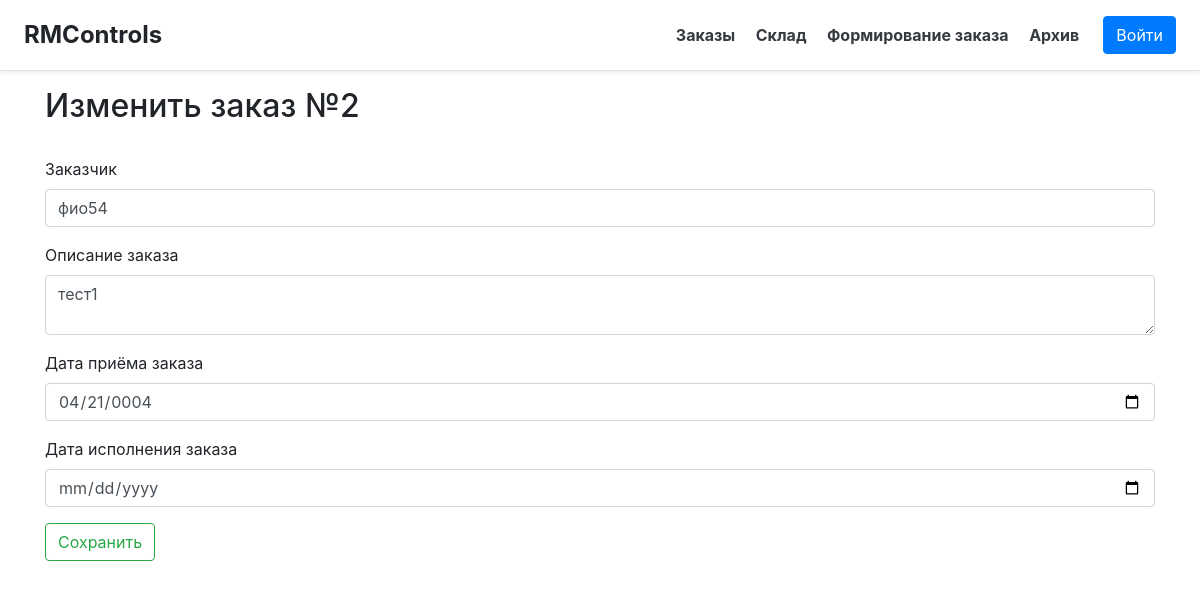
Before: /edit-order/2 with the older database file.
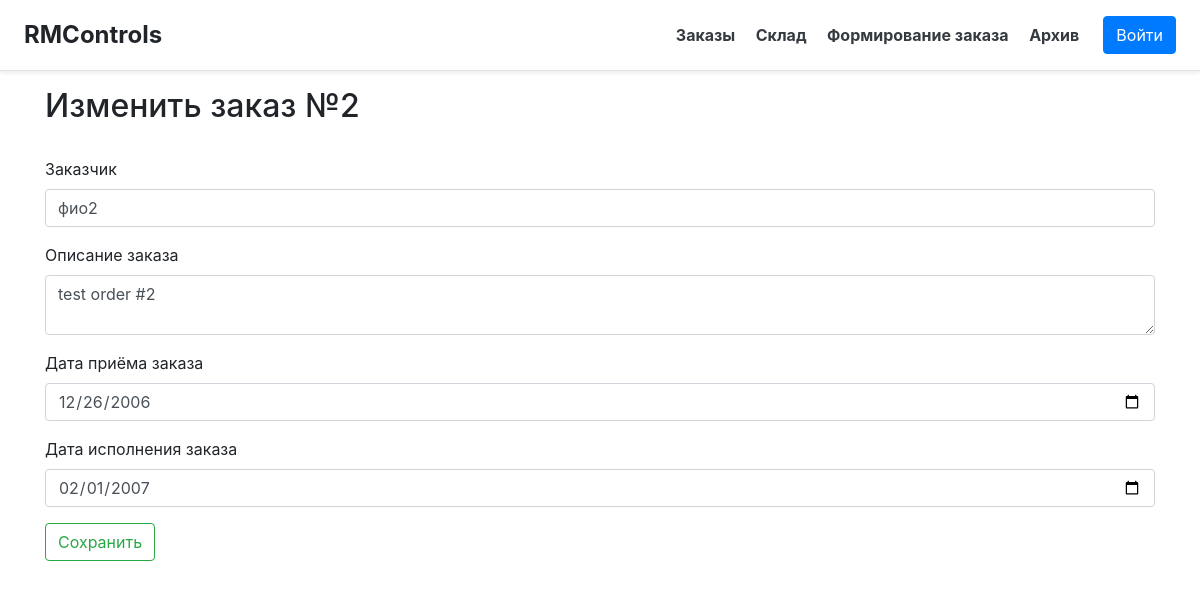
After: the same page with the newer database file.
### main/models.py (models this page shows, shortened)
class Order(models.Model):
    description = models.CharField("Описание", max_length=50)
    client = models.CharField("Заказчик", max_length=50)
    order_date = models.DateField("Дата приёма", default=timezone.now().date())
    status = models.IntegerField("Статус", default=0, choices=[
        (0, "Ожидаются материалы"),
        (1, "В производстве"),
        (2, "Заказ выполнен")
    ])
    prod_date = models.DateField("Дата исполнения", blank=True, null=True)
    class Meta:
        verbose_name = "Заказ"
        verbose_name_plural = "Заказы"
        db_table = "orders"

### main/views.py (the view)
# urls.py: path('edit-order/<int:oid>', views.edit_order),
@xframe_options_exempt
def edit_order(request, oid, additional=0):
    res = None
    ad = ''
    o = Order.objects.get(id=oid)
    if request.method == 'POST':
        form = CreateOrder(request.POST)
        print(form.errors)
        if form.is_valid():
            o.client = form.data['client']
            o.description = form.data['description']
            o.order_date = form.data.get('date', None)
            o.prod_date = form.data['prod_date'] if form.data['prod_date'] else None
            o.save()
            res = 'success'
            ad = str(oid)
        else:
            res = 'error'
    else:
        form = CreateOrder(dict(number=oid, client=o.client, description=o.description,
                                date=o.order_date.__str__(), prod_date=o.prod_date.__str__()))
    context = {
        'form': form,
        'result': res,
        'addit': ad,
        'title': 'Изменить заказ №' + str(oid),
        'additional': bool(additional)
    }
    return render(request, 'main/edit-order.html', context)

### main/forms.py
class CreateOrder(Form):
    number = IntegerField(widget=TextInput({
        'class': 'form-control'
    }), label="№ Заказа")
    client = CharField(widget=TextInput({
        'class': 'form-control',
        'placeholder': 'ФИО'
    }), label="Заказчик")
    description = CharField(widget=Textarea({
        'class': 'form-control',
        'style': 'height: 60px',
        'placeholder': '...'
    }), label="Описание")
    date = DateField(widget=DateInput({
        'class': 'form-control',
        'type': 'date'
    }), label="Дата заказа")
    prod_date = DateField(widget=DateInput({
        'class': 'form-control',
        'type': 'date'
    }), label="Дата исполнения", required=False)

### templates/main/edit-order.html (shortened to what this page needs)
{% extends 'main/base.html' %}
{% block content %}
    {% load static %}
    <div class="container">
        <h2>{{ title }}</h2>
        <br>
        <form method="post">
            <div class="form-group">
                <label>Заказчик</label>
                {{ form.client }}
            </div>
            <div class="form-group">
                <label>Описание заказа</label>
                {{ form.description }}
            </div>
            <div class="form-group">
                <label>Дата приёма заказа</label>
                {{ form.date }}
            </div>
            <div class="form-group">
                <label>Дата исполнения заказа</label>
                {{ form.prod_date }}
            </div>
            <button type="submit" class="btn btn-outline-success">Сохранить</button>
        </form>
    </div>
{% endblock %}

Changed rows visible on the page:
changed Order: client "фио54" → "фио2"; description "тест1" → "test order #2"; prod_date (not shown) → "02/01/2007"
Other visible differences:
form field date: "04/21/0004" → "12/26/2006"
